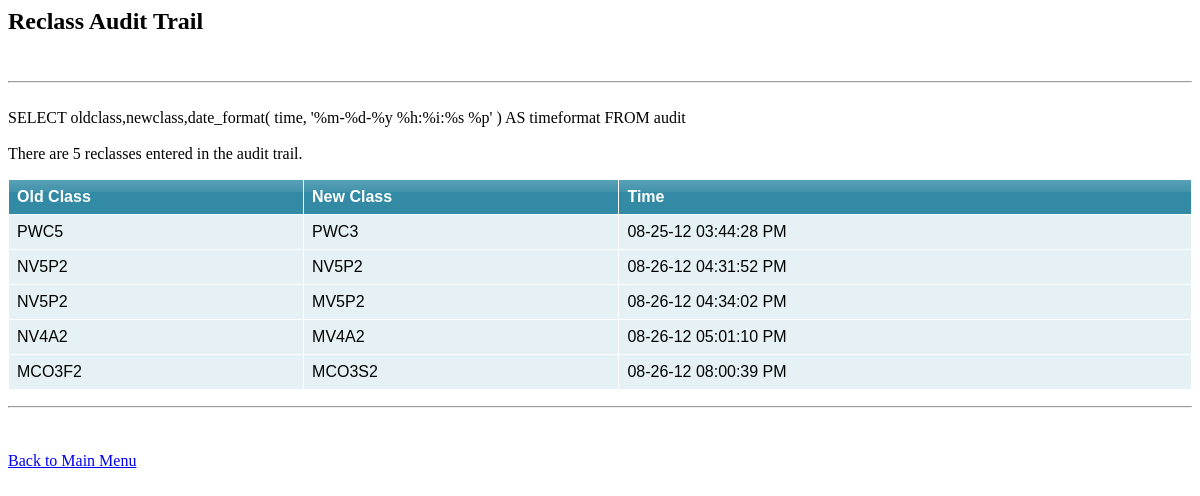
/listaudit.php, run on the app's committed database.
### tables this page shows
CREATE TABLE IF NOT EXISTS `audit` (
  `id` int(11) NOT NULL AUTO_INCREMENT,
  `oldclass` varchar(15) NOT NULL DEFAULT '',
  `newclass` varchar(15) NOT NULL DEFAULT '',
  `time` timestamp NOT NULL DEFAULT CURRENT_TIMESTAMP ON UPDATE CURRENT_TIMESTAMP,
  PRIMARY KEY (`id`)
);

### listaudit.php (the view, shortened to what this page needs)
<HTML>
<HEAD>
<link href="tablecloth/tablecloth.css" rel="stylesheet" type="text/css" media="screen" />
</HEAD>
<h2> Reclass Audit Trail</h2>
<br>
<?php
$sql = 'SELECT oldclass,newclass,date_format( time, \'%m-%d-%y %h:%i:%s %p\' ) AS timeformat'
        . ' FROM audit';
$result = mysql_query($sql);
echo "<hr>";
echo "<br>$sql<br><br>";
$num = mysql_numrows($result);
echo "There are $num reclasses entered in the audit trail. <BR>";
echo "<table border='1' cellpadding='0' cellspacing='0' style='border-collapse: collapse' bordercolor='#111111' width='97%' id='AutoNumber1'>";
echo "<tr><th>Old Class</th><th>New Class</th><th>Time</th></tr>";
$i = 0;
while ($i < $num) {
	$oldclass = mysql_result($result,$i,"oldclass");
	$newclass = mysql_result($result,$i,"newclass");
	$timeformat = mysql_result($result,$i,"timeformat");
echo "<tr>";
	echo "<td>$oldclass</td><td>$newclass</td><td>$timeformat </td>";
++$i;
echo "</tr>";
}
echo "</table>";
echo "<hr>";
?>
<br><br>
<A HREF = "./index.php">Back to Main Menu</a>
<BODY>
</BODY>
</HTML>

### tablecloth/tablecloth.css (style rules this page uses)
table, td { font:100% Arial, Helvetica, sans-serif; }
table { width:100%;border-collapse:collapse;margin:1em 0; }
th, td { text-align:left;padding:.5em;border:1px solid #fff; }
th { background:#328aa4 url(tr_back.gif) repeat-x;color:#fff; }
td { background:#e5f1f4; }

### data on the page
audit: oldclass "PWC5", newclass "PWC3", timeformat "08-25-12 03:44:28 PM"
audit: oldclass "NV5P2", newclass "NV5P2", timeformat "08-26-12 04:31:52 PM"
audit: oldclass "NV5P2", newclass "MV5P2", timeformat "08-26-12 04:34:02 PM"
audit: oldclass "NV4A2", newclass "MV4A2", timeformat "08-26-12 05:01:10 PM"
audit: oldclass "MCO3F2", newclass "MCO3S2", timeformat "08-26-12 08:00:39 PM"

### other printed values
$sql "SELECT oldclass,newclass,date_format( time, '%m-%d-%y %h:%i:%s %p' ) AS timeformat FROM audit"
$num "5"
